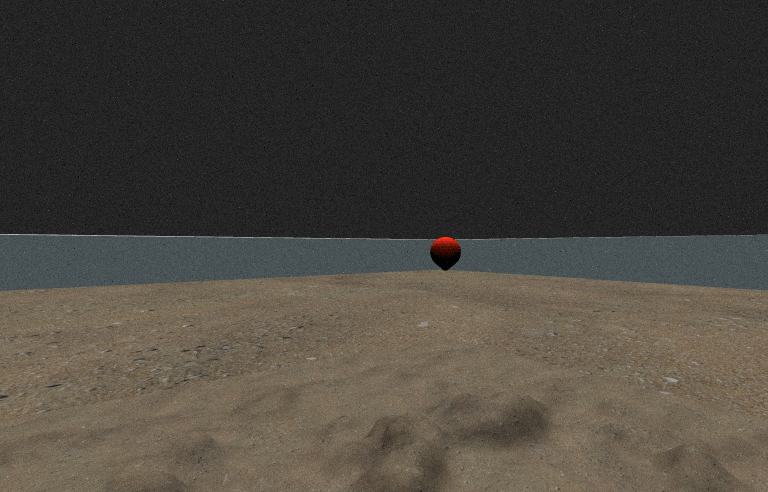
#> input picture script/orig.png, 768 x 492 px
$ python -i CMT.py   (imports and definitions only)   (older library calls are emulated)
#> lines starting #> are read from the running program, lines starting #| are printed output that depends on the picture
import cv2
import itertools
from numpy import array, zeros, vstack, hstack, math, nan, argsort, median, \
	argmax, isnan, append
import scipy.cluster
import scipy.spatial
import time

import numpy as np
import util


class CMT(object):

	DETECTOR = 'BRISK'
	DESCRIPTOR = 'BRISK'
	DESC_LENGTH = 512
	MATCHER = 'BruteForce-Hamming'
	THR_OUTLIER = 20
	THR_CONF = 0.75
	THR_RATIO = 0.8

	estimate_scale = True
	estimate_rotation = True

	# [205 lines left out: functions initialise, estimate, not called in this run]

	def process_frame(self, im_gray):

		tracked_keypoints, _ = util.track(self.im_prev, im_gray, self.active_keypoints)
		(center, scale_estimate, rotation_estimate, tracked_keypoints) = self.estimate(tracked_keypoints)

		# Detect keypoints, compute descriptors
		keypoints_cv = self.detector.detect(im_gray)
		keypoints_cv, features = self.descriptor.compute(im_gray, keypoints_cv)

		# Create list of active keypoints
		active_keypoints = zeros((0, 3))

		# Get the best two matches for each feature
		matches_all = self.matcher.knnMatch(features, self.features_database, 2)
		# Get all matches for selected features
		if not any(isnan(center)):
			selected_matches_all = self.matcher.knnMatch(features, self.selected_features, len(self.selected_features))


		# For each keypoint and its descriptor
		if len(keypoints_cv) > 0:
			transformed_springs = scale_estimate * util.rotate(self.springs, -rotation_estimate)
			for i in range(len(keypoints_cv)):

				# Retrieve keypoint location
				location = np.array(keypoints_cv[i].pt)

				# First: Match over whole image
				# Compute distances to all descriptors
				matches = matches_all[i]
				distances = np.array([m.distance for m in matches])

				# Convert distances to confidences, do not weight
				combined = 1 - distances / self.DESC_LENGTH

				classes = self.database_classes

				# Get best and second best index
				bestInd = matches[0].trainIdx
				secondBestInd = matches[1].trainIdx

				# Compute distance ratio according to Lowe
				ratio = (1 - combined[0]) / (1 - combined[1])

				# Extract class of best match
				keypoint_class = classes[bestInd]

				# If distance ratio is ok and absolute distance is ok and keypoint class is not background
				if ratio < self.THR_RATIO and combined[0] > self.THR_CONF and keypoint_class != 0:

					# Add keypoint to active keypoints
					new_kpt = append(location, keypoint_class)
					active_keypoints = append(active_keypoints, array([new_kpt]), axis=0)

				# In a second step, try to match difficult keypoints
				# If structural constraints are applicable
				if not any(isnan(center)):

					# Compute distances to initial descriptors
					matches = selected_matches_all[i]
					distances = np.array([m.distance for m in matches])
					# Re-order the distances based on indexing
					idxs = np.argsort(np.array([m.trainIdx for m in matches]))
					distances = distances[idxs]

					# Convert distances to confidences
					confidences = 1 - distances / self.DESC_LENGTH

					# Compute the keypoint location relative to the object center
					relative_location = location - center

					# Compute the distances to all springs
					displacements = util.L2norm(transformed_springs - relative_location)

					# For each spring, calculate weight
					weight = displacements < self.THR_OUTLIER  # Could be smooth function

					combined = weight * confidences

					classes = self.selected_classes

					# Sort in descending order
					sorted_conf = argsort(combined)[::-1]  # reverse

					# Get best and second best index
					bestInd = sorted_conf[0]
					secondBestInd = sorted_conf[1]

					# Compute distance ratio according to Lowe
					ratio = (1 - combined[bestInd]) / (1 - combined[secondBestInd])

					# Extract class of best match
					keypoint_class = classes[bestInd]

					# If distance ratio is ok and absolute distance is ok and keypoint class is not background
					if ratio < self.THR_RATIO and combined[bestInd] > self.THR_CONF and keypoint_class != 0:

						# Add keypoint to active keypoints
						new_kpt = append(location, keypoint_class)

						# Check whether same class already exists
						if active_keypoints.size > 0:
							same_class = np.nonzero(active_keypoints[:, 2] == keypoint_class)
							active_keypoints = np.delete(active_keypoints, same_class, axis=0)

						active_keypoints = append(active_keypoints, array([new_kpt]), axis=0)

		# If some keypoints have been tracked
		if tracked_keypoints.size > 0:

			# Extract the keypoint classes
			tracked_classes = tracked_keypoints[:, 2]

			# If there already are some active keypoints
			if active_keypoints.size > 0:

				# Add all tracked keypoints that have not been matched
				associated_classes = active_keypoints[:, 2]
				missing = ~np.in1d(tracked_classes, associated_classes)
				active_keypoints = append(active_keypoints, tracked_keypoints[missing, :], axis=0)

			# Else use all tracked keypoints
			else:
				active_keypoints = tracked_keypoints

		# Update object state estimate
		_ = active_keypoints
		self.center = center
		self.scale_estimate = scale_estimate
		self.rotation_estimate = rotation_estimate
		self.tracked_keypoints = tracked_keypoints
		self.active_keypoints = active_keypoints
		self.im_prev = im_gray
		self.keypoints_cv = keypoints_cv
		_ = time.time()

		self.tl = (nan, nan)
		self.tr = (nan, nan)
		self.br = (nan, nan)
		self.bl = (nan, nan)

		self.bb = array([nan, nan, nan, nan])

		self.has_result = False
		if not any(isnan(self.center)) and self.active_keypoints.shape[0] > self.num_initial_keypoints / 10:
			self.has_result = True

			tl = util.array_to_int_tuple(center + scale_estimate * util.rotate(self.center_to_tl[None, :], rotation_estimate).squeeze())
			tr = util.array_to_int_tuple(center + scale_estimate * util.rotate(self.center_to_tr[None, :], rotation_estimate).squeeze())
			br = util.array_to_int_tuple(center + scale_estimate * util.rotate(self.center_to_br[None, :], rotation_estimate).squeeze())
			bl = util.array_to_int_tuple(center + scale_estimate * util.rotate(self.center_to_bl[None, :], rotation_estimate).squeeze())

			min_x = min((tl[0], tr[0], br[0], bl[0]))
			min_y = min((tl[1], tr[1], br[1], bl[1]))
			max_x = max((tl[0], tr[0], br[0], bl[0]))
			max_y = max((tl[1], tr[1], br[1], bl[1]))

			self.tl = tl
			self.tr = tr
			self.bl = bl
			self.br = br

			self.bb = np.array([min_x, min_y, max_x - min_x, max_y - min_y])

>>> import cv2
>>> picture = cv2.imread('orig.png', cv2.IMREAD_GRAYSCALE)
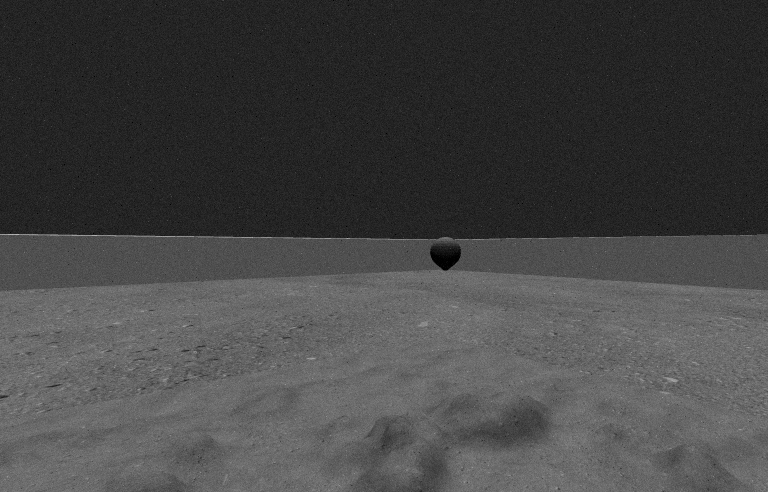
#> picture: shape (492, 768); min 0, max 185, mean 68.8
#> (the run stopped early here; a loop or call above may not have finished)
